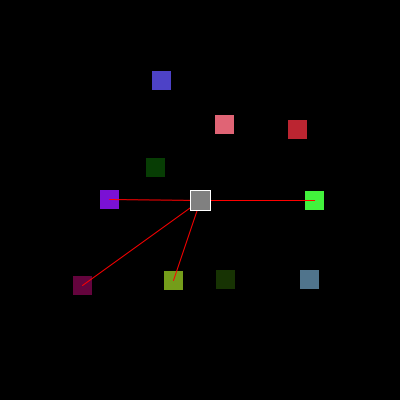
Frame 1 (no input)
Frame 60 (the mouse pressed at the canvas centre just before this capture): identical to frame 1, image omitted
Frame 120 (the mouse held since frame 60 and released just before this capture): identical to frame 1, image omitted

The Processing sketch that drew this single still picture (run headless with seeded random() and noise(); from frame 60 on, the mouse is pressed at the canvas centre):

// Processing sketch: workers_and_work
// ── workers_and_work.pde
ArrayList<Resource> resources = new ArrayList<Resource>();
ArrayList<Worker> workers = new ArrayList<Worker>();
ArrayList<Job> jobs = new ArrayList<Job>();
Machine chest;


void setup() {
  size(400, 400);
  chest = new Machine("Chest");
  workers.add(new Worker());
  float cx = width / 2;
  float cy = height / 2;
  for (int i = 0; i < 10; i += 1 ){
    float r = random(width / 8, (width / 2) - (width/8));
    float a = (TWO_PI / 10) * i;
    int x = floor(cx + r * cos(a));
    int y = floor(cy + r * sin(a));
    resources.add(new Resource(x,y, ""+i));
      
  }
  
  for (int i = 0; i < 5; i += 1) {
    Job j = new Job(JobType.CARRY);
    j.resource = resources.get(floor(random(resources.size())));
    j.machine = chest;
    jobs.add(j);
    
  }
  
  rectMode(CENTER);
}

void draw() {
  
  background(0);
  
  for (Worker w : workers) {
    w.update();
    w.draw();
  }

  for (Resource r : resources) {
    r.update();
    r.draw();
  }
  
  for (Job j : jobs) {
    j.update();
    j.draw();
  }
  
  chest.update();
  chest.draw();
}

// ── Job.pde
enum JobType {
  CARRY;
}

class Job {
  JobType type;
  Resource resource = null;
  Machine machine = null;
  ArrayList<Worker> assigned = new ArrayList<Worker>();
  Job(JobType type) {
    this.type = type;
  }
  
  

  


  void update() {
  }
  
  void draw() {
    if (resource != null && machine != null) {
      stroke(255,0,0);
      line(resource.x, resource.y, machine.x, machine.y);
    }
  }
}

// ── Machine.pde
class Machine {
  float x,y;
  String name;
  boolean storage = false;
  
  Machine(String name) {
    x = width / 2;
    y = height / 2;
    this.name = name;
    
  }
  
  void update() {
  }
  
  void draw() {
    stroke(255);
    fill(128);
    rect(x,y,20,20);
    
  }
}

// ── Resource.pde
class Resource {
  float x, y;
  String name;
  color c;
  Resource(int x, int y, String name) {
    this.x = x;
    this.y = y;
    this.name = name;
    c = color(random(255), random(255), random(255));
  }
  void draw() {
    stroke(0);
    fill(c);
    rect(x,y,20,20);
    
  }  
  void update() {
  }
}

// ── Worker.pde
class Worker {
  PVector pos;
  Worker() {
    pos = new PVector(width / 2, height / 2);
    
  }

  void draw() {
    stroke(255);
    fill(200);
    rect(pos.x, pos.y, 5,5);
  }
  void update() {
  }
}
